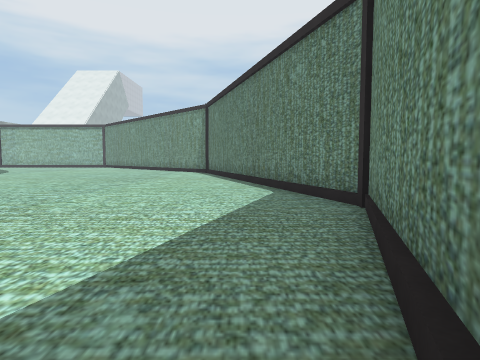
View 1 (above)

24 first-person views from a walk through a scene from a Unity 3-D project. The camera is 1.2 m above the floor, tilts 4° down and sees 75° across. Doors are open. The floor is counted in squares, 2 m on a side. Each view is taken from the middle of a square. On the plan, view 1 faces up. The plan holds only what a view shows up to about 9 squares ahead; the rest is blank. The place goes on beyond the plan. The player is left out. Some surface patterns are stand-ins.

View 2
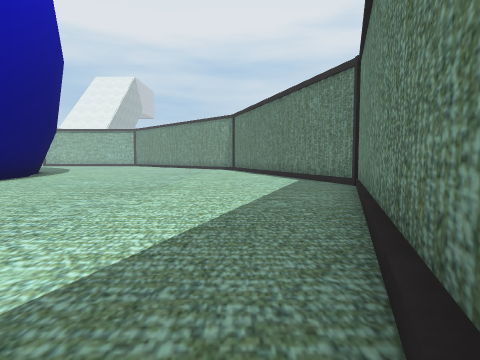

View 3
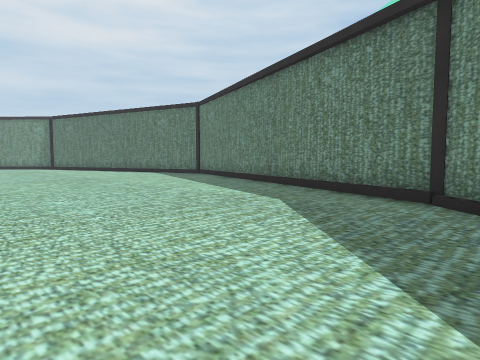

View 4
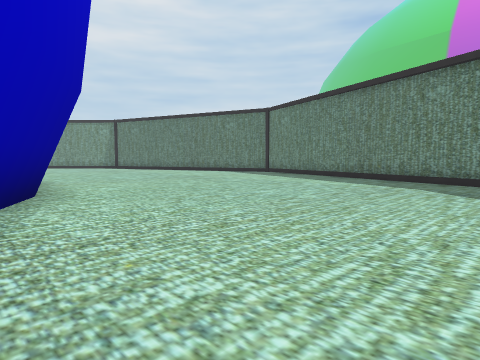

View 5
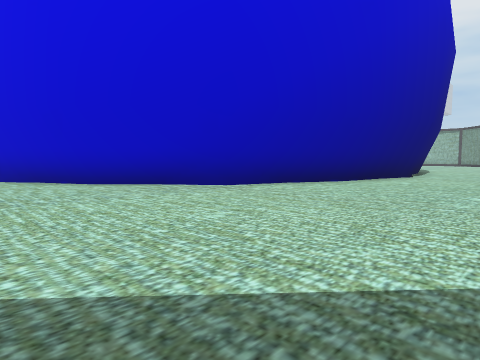

View 6
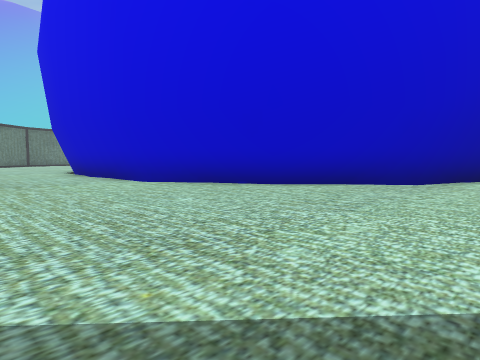

View 7
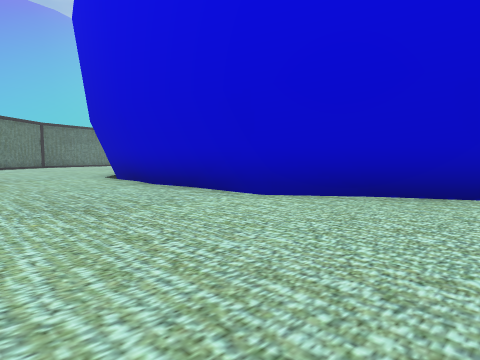

View 8
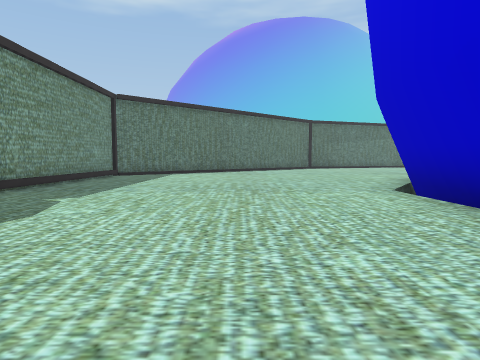

View 9
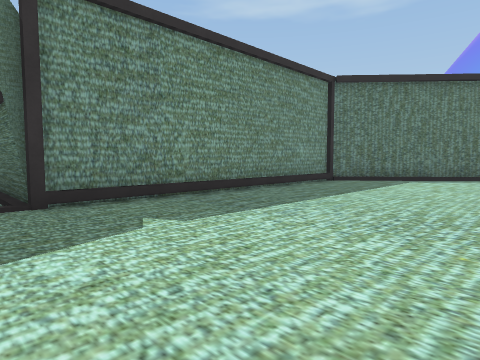

View 10
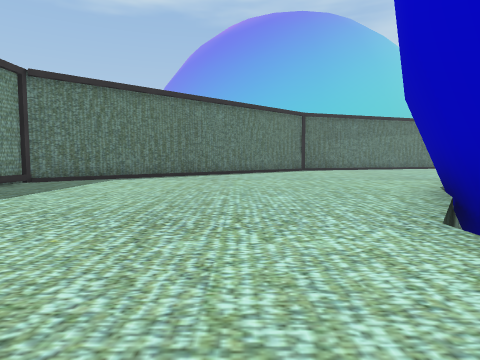

View 11
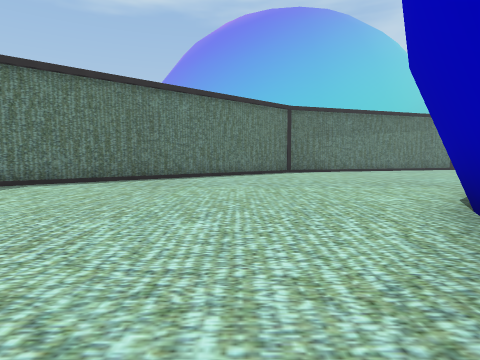

View 12
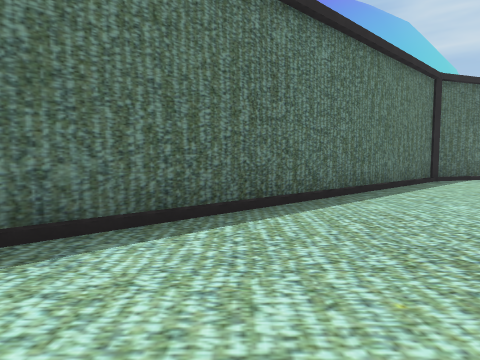

View 13
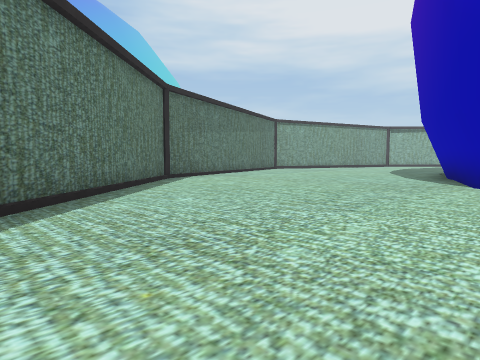

View 14
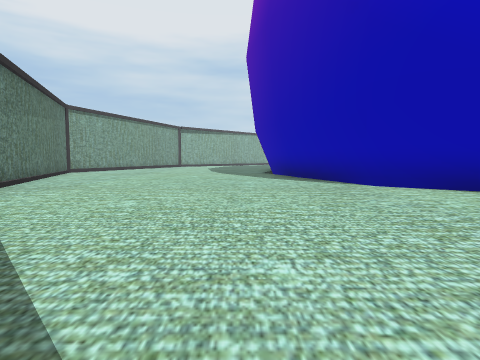

View 15
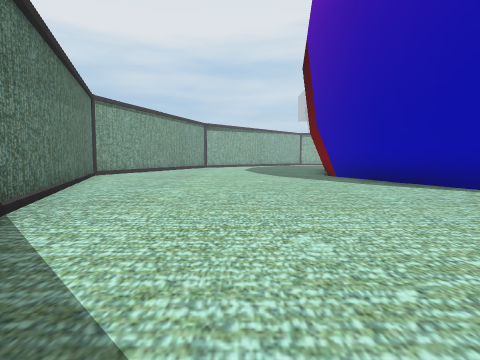

View 16
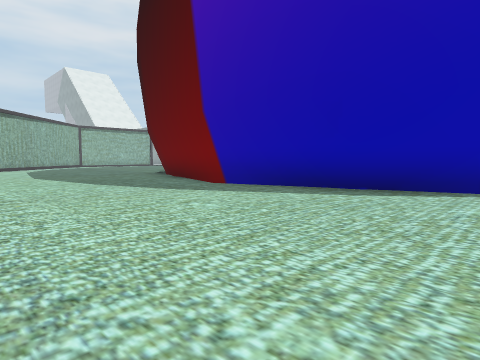

View 17
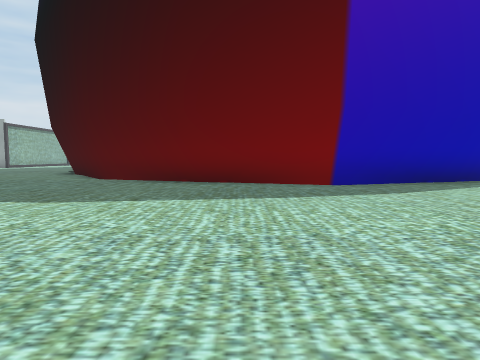

View 18
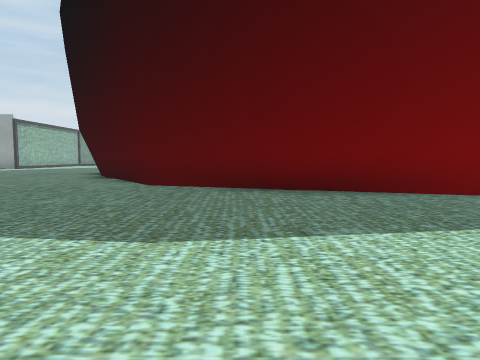

View 19
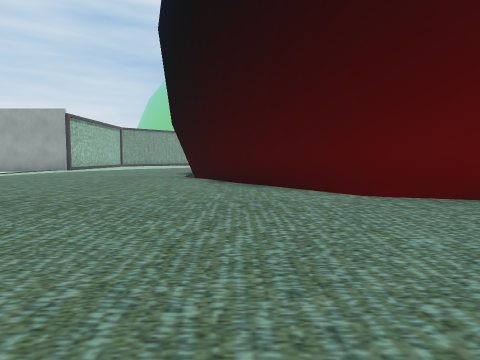

View 20
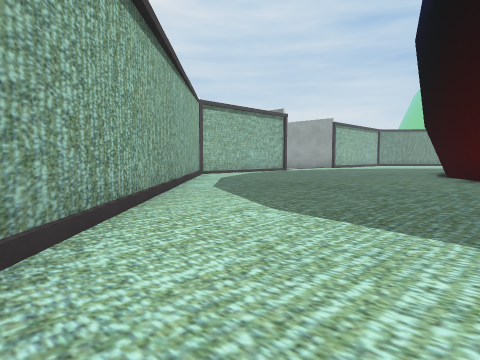

View 21
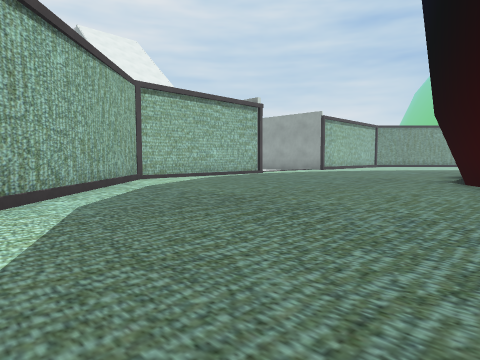

View 22
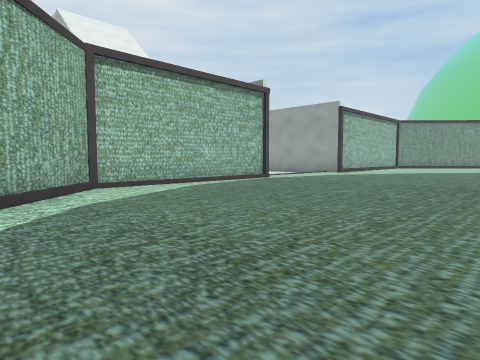

View 23
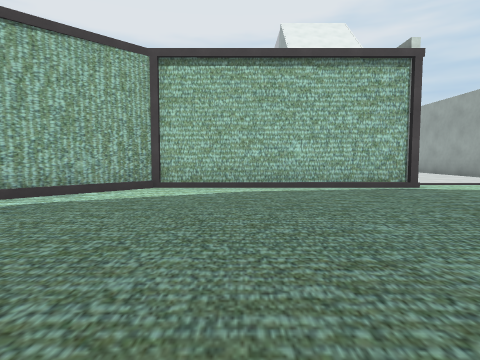

View 24
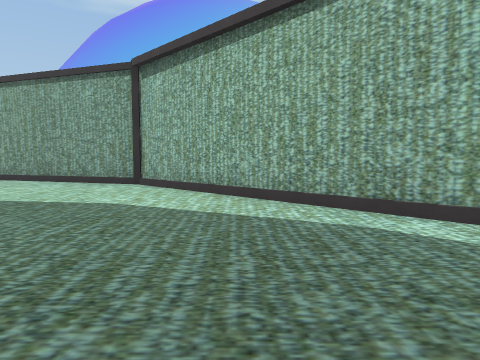

### Floor plan
Points are (right, up) in squares from view 1. A wall is a line through its corners. A room is listed if a view was taken in it or the views show most of it. See-through windows are left out.
Room 1 (views 1, 2, 3, 4, 5, 6, 7, 8, 9, 10, 11, 12, 13, 14, 15, 16, 17, 18, 19, 20, 21, 22, 23, 24)
walls: (-7.3, 2.6) (-7.6, 0.6) (-9.1, -2.3) (-11.3, -4.6) (-14.2, -6.1) (-17.6, -6.6); (-7.4, 6.1) (-7.2, 5.1); (-1.7, -5.5) (-1.3, -5) (1.6, 3.9) (-0.1, 9); (-17.4, -6.6) (-20.6, -6.1) (-23.7, -4.6); (-24.7, -3.5) (-25.9, -2.3) (-27.4, 0.7); (-27.4, 0.5) (-28, 4); (-27.9, 3.7) (-27.3, 7.3) (-26, 10) (-23.6, 12.3) (-20.6, 13.8); (-25, 20.4) (-25.7, 20.4) (-33.2, 12.7) (-34.6, 8.3); (-35.5, 1.9) (-33.2, -5) (-25.7, -13.3) (-18.8, -13.3) (-18.8, -14.5)
low walls: (-8.5, -0.6) (-9.3, -2.2); (-9.1, -2.2) (-11.5, -4.5); (-7.8, 0.7) (-8.4, -0.5); (-11.5, -4.4) (-14.3, -5.9) (-16.4, -6.2); (-7.6, 6.1) (-7.4, 5.3); (-16.5, -6.2) (-17.6, -6.4) (-20.7, -5.9); (-20.8, -5.8) (-21.4, -5.5); (-21.5, -5.4) (-22.4, -5); (-22.5, -4.9) (-23.4, -4.5); (-27.2, 0.7) (-27.5, 2.5); (-21.9, 13) (-20.7, 13.6); (-27.6, 2.9) (-27.7, 3.9); (-23.6, 12.2) (-22, 13); (-24.5, 11.1) (-23.6, 12.1); (-26.5, 8.4) (-25.8, 9.8) (-24.6, 11); (-27.2, 7) (-26.6, 8.3)

Positions as (right, up) in squares from view 1, and headings:
1: (0, 0), facing up
2: (-1, -3), facing up
3: (-6, -6), facing up-right
4: (-9, -5), facing up-right
5: (-4, -7), facing up-left
6: (-7, -10), facing up-left
7: (-11, -10), facing up-left
8: (-15, -9), facing left
9: (-18, -9), facing down-left
10: (-18, -8), facing left
11: (-20, -7), facing left
12: (-25, -10), facing left
13: (-25, -10), facing up-left
14: (-29, -9), facing up
15: (-31, -7), facing up
16: (-33, -2), facing up-right
17: (-35, 6), facing right
18: (-33, 8), facing right
19: (-31, 12), facing right
20: (-33, 11), facing up-right
21: (-30, 12), facing up-right
22: (-28, 14), facing up-right
23: (-24, 14), facing up
24: (-26, 15), facing left
